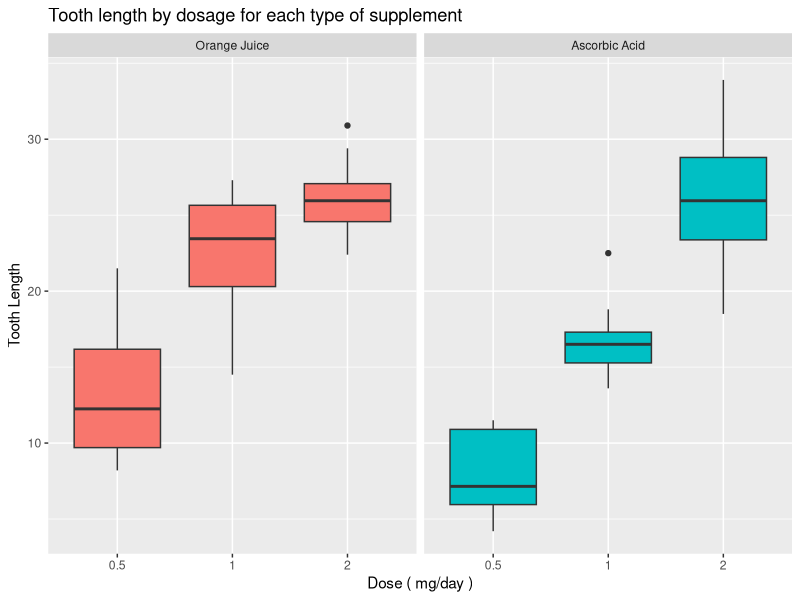

Write the R code that produced this figure.
## ---- chunk 1
knitr::opts_chunk$set(echo = TRUE)
## ---- chunk 2
library(datasets)
data(ToothGrowth)
str(ToothGrowth)
head(ToothGrowth)
summary(ToothGrowth)
## ---- chunk 3
library(ggplot2)
t = ToothGrowth
levels(t$supp) <- c("Orange Juice", "Ascorbic Acid")
ggplot(t, aes(x=factor(dose), y=len)) + 
  facet_grid(.~supp) +
  geom_boxplot(aes(fill = supp), show_guide = FALSE) +
  labs(title="Tooth length by dosage for each type of supplement", 
    x="Dose ( mg/day )",
    y="Tooth Length")
## ---- chunk 4
hypoth1<-t.test(len ~ supp, data = t)
hypoth1$conf.int
hypoth1$p.value
## ---- chunk 5
hypoth2<-t.test(len ~ supp, data = subset(t, dose == 0.5))
hypoth2$conf.int
hypoth2$p.value
## ---- chunk 6
hypoth3<-t.test(len ~ supp, data = subset(t, dose == 1))
hypoth3$conf.int
hypoth3$p.value
## ---- chunk 7
hypoth4<-t.test(len ~ supp, data = subset(t, dose == 2))
hypoth4$conf.int
hypoth4$p.value
